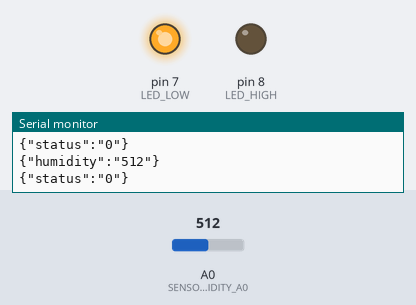
Bench run of a sketch on a simulated Arduino Uno, built with avr-gcc and run on an emulated ATmega328P. Shown: output pins drawn as LEDs (lit = HIGH), the last lines printed to the serial monitor. The inputs (shaded band) are chosen by the test bench; at power-on: A0 (SENSOR_HUMIDITY_A0) = 512.

Above: at 1.8 s.
1.9 s: A0 (SENSOR_HUMIDITY_A0) set to 614
3.4 s: A0 (SENSOR_HUMIDITY_A0) set to 640
At 4.9 s:
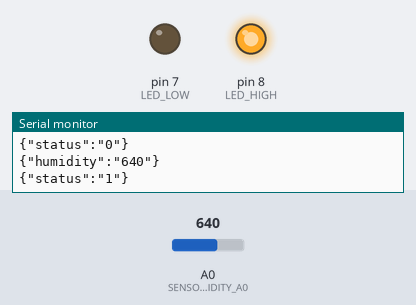
5.5 s: A0 (SENSOR_HUMIDITY_A0) set to 620
At 6.5 s:
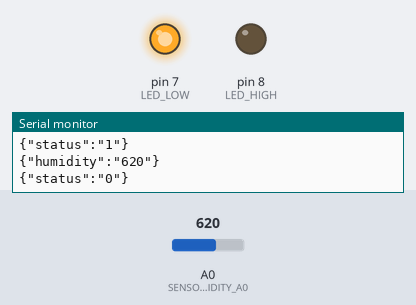
7.5 s: A0 (SENSOR_HUMIDITY_A0) set to 716
At 9.3 s:
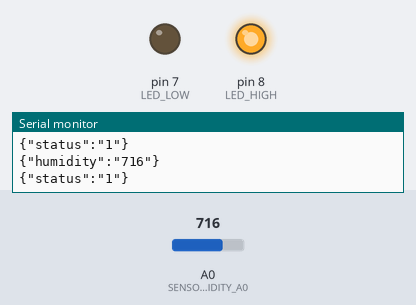
Timing chart, 0 to 10.5 s (numbered marks = the images above; inputs shaded):
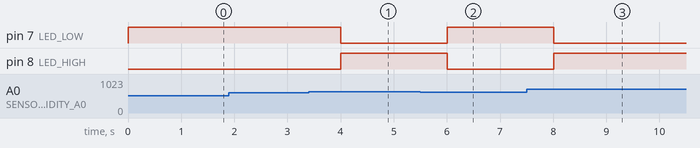

Measured:
- the behaviour switches between 630 and 631 on A0 (SENSOR_HUMIDITY_A0) (found by bisection; images 0 and 1)
- after the input at 3.4 s, pin 7 (LED_LOW): HIGH → LOW after 0.61 s; pin 8 (LED_HIGH): LOW → HIGH after 0.61 s
- after the input at 5.5 s, pin 7 (LED_LOW): LOW → HIGH after 0.51 s; pin 8 (LED_HIGH): HIGH → LOW after 0.51 s
- after the input at 7.5 s, pin 7 (LED_LOW): HIGH → LOW after 0.51 s; pin 8 (LED_HIGH): LOW → HIGH after 0.51 s

The sketch:

read_sensor.ino
```cpp
/***************************************
*								   		*
*			UMIDITÀ TERRENO		   		*
*	Sketch per la lettura		   		*
*   analagica dei dati relavati    		*
*	dal sensore SEN0114 		 		*
*								   		*
*   author: Giorgio Cerruti        		*
*	email: giorrio.cerruti@beinnova.it	*
*										*
 ***************************************/

 //----------> CONSTANT <---------------//

 const int LED_LOW = 7;;
 const int LED_HIGH = 8;
 const int SENSOR_HUMIDITY_A0 = A0;
 const int MIN_VALUE = 500;
 const int MAX_VALUE = 630;

 //----------> VARIABLES <-------------//

 int readed = 0;


 void setup(){

 	//Setup
 	Serial.begin(9600);
 	pinMode(LED_LOW, OUTPUT);
 	pinMode(LED_HIGH, OUTPUT);
 	pinMode(SENSOR_HUMIDITY_A0, INPUT);

 	//Settings
 	digitalWrite(LED_HIGH, LOW);
 	digitalWrite(LED_LOW, HIGH);

 }


 void loop(){

 	//Leggo i dati dal sensore
 	readed = analogRead(SENSOR_HUMIDITY_A0);

        //Stampo su seriale la stringa
 	Serial.println(JsonEncode("humidity", readed));

 	//Check stato umidità
 	if(readed > MAX_VALUE){

                 //Spengo led bassa umidità
 		digitalWrite(LED_LOW, LOW);
                 //Accendo led umidità ok
 		digitalWrite(LED_HIGH, HIGH);
                //Invio string
                Serial.println(JsonEncode("status", 1));

 	}else{
                //Accendo led bassa umidità
 		digitalWrite(LED_LOW, HIGH);
                //Spengo led alta umidità
 		digitalWrite(LED_HIGH, LOW);
                //Invio segnale
                Serial.println(JsonEncode("status", 0));
 	}

       //Delay lettura
       delay(1*1000);


 }

/*
*Funzione conversone in JSON
*param key la chiave JSON
*param value valore chiave
*/
 String JsonEncode(String key,int value){

 	String retJson = String();
 	retJson = retJson + "{\"" + key + "\":";
 	retJson = retJson + "\""+ value +"\"}";

 	return retJson;

 }
```
